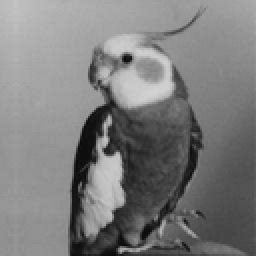
%> input picture ACM11/PS2/coco.tif, 128 x 128 px, shrunk from 636 x 636 before the run (shown 2 times larger)
$ octave spnoise.m   (GNU Octave 9; MATLAB toolbox functions it lacks are replaced by stand-ins)
%> lines starting %> are read from the running program, lines starting %| are printed output that depends on the picture
### ACM11/PS2/medianfilter.m
%2c
function iRes = medianfilter(iTil,wsize)
    %get M and N
    siz = size(iTil);
    dim1 = siz(1);
    dim2 = siz(2);

    %ensure wsize is odd
    if mod(wsize,2)==0
       wsize = wsize-1;
    end

    %iterate through iTil
    iRes = zeros(dim1,dim2);
    for i=1:dim1
       for j=1:dim2
           %fill window array
           medarray = [];
           for wi=(i-(wsize-1)./2):(i+(wsize-1)./2) %iterate through window indices
               for wj=(j-(wsize-1)./2):(j+(wsize-1)./2) %iterate through window indices
                   if wi>=1 && wi<=dim1 && wj>=1 && wj<=dim2 % verify that we're within domain indices
                       medarray = [medarray iTil(wi,wj)]; % add to window matrix
                   end
               end
           end
           iRes(i,j) = median(medarray); % set iRes value to median of window matrix
       end
    end
    iRes = uint8(iRes); % convert double to uint8
end

### ACM11/PS2/peak_psnr.m
%2b
function psnr = peak_psnr(iTil,iRes)
    iTil = double(iTil); %convert from uint8 to double so we can take log10
    iRes = double(iRes); %^
    sm = (iTil-iRes).^2; % compute denominator matrix; will sum below
    siz = size(iTil); %use size to get M and N
    psnr = 10.*log10(255.^2.*siz(1).*siz(2)./sum(sum(sm))); % compute psnr
end

### ACM11/PS2/spnoise.m
X = imread('coco.tif');
X = X(:,:,1);
%> X: size 128x128 uint8

%2a
Xp2 = imnoise(X,'salt & pepper',0.2);
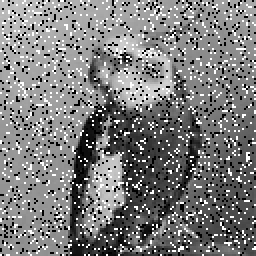
%> Xp2: size 128x128 uint8 (shown 2 times larger); min 0, max 255, mean 124.8
Xp4 = imnoise(X,'salt & pepper',0.4);
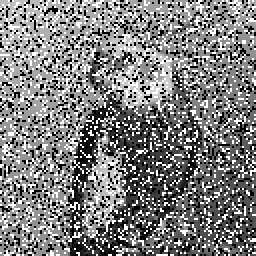
%> Xp4: size 128x128 uint8 (shown 2 times larger); min 0, max 255, mean 126.7
Xp6 = imnoise(X,'salt & pepper',0.6);
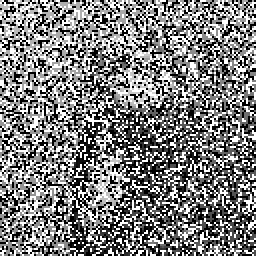
%> Xp6: size 128x128 uint8 (shown 2 times larger); min 0, max 255, mean 126.7; mean of the top-left, top-right, bottom-left and bottom-right quarters 139.4, 132.1, 125.7, 109.5
subplot(2,2,1);
imshow(X);
subplot(2,2,2);
imshow(Xp2);
subplot(2,2,3);
imshow(Xp4);
subplot(2,2,4);
imshow(Xp6);

%2c
figure;

Xr23 = medianfilter(Xp2,3); % get I_result
%> after the loop in medianfilter, `for i=1:dim1`:
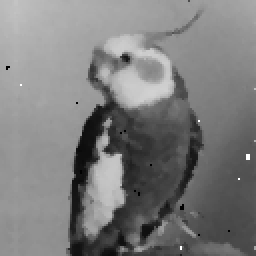
%> iRes: size 128x128 double (shown 2 times larger); min 0, max 255, mean 125
subplot(3,3,1);
imshow(Xr23);
peak23 = peak_psnr(Xr23,X); %compute psnr
%> in peak_psnr, `sm = (iTil-iRes).^2;`:
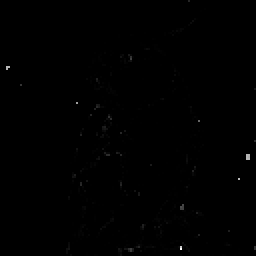
%> sm: size 128x128 double (shown 2 times larger); min 0, max 40401, mean 87.4; drawn with min black and max white
%> in peak_psnr, `psnr = 10.*log10(255.^2.*siz(1).*siz(2)./sum(sum(sm)));`: psnr = 28.72
%> peak23 = 28.72
title(strcat('w=3 p=2 psnr=',int2str(peak23)));

%repeat for different w,p

Xr25 = medianfilter(Xp2,5);
%> call 2 of medianfilter, with wsize = 5
%> after the loop in medianfilter (call 2), `for i=1:dim1`:
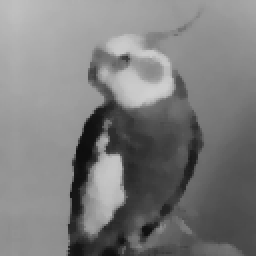
%> iRes: size 128x128 double (shown 2 times larger); min 13, max 208, mean 124.9
subplot(3,3,2);
imshow(Xr25);
peak25 = peak_psnr(Xr25,X);
%> peak25 = 28.12
title(strcat('w=5 p=2 psnr=',int2str(peak25)));

Xr27 = medianfilter(Xp2,7);
subplot(3,3,3);
imshow(Xr27);
peak27 = peak_psnr(Xr27,X);
%> in peak_psnr (call 3), `sm = (iTil-iRes).^2;`:
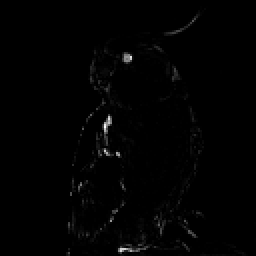
%> sm: size 128x128 double (shown 2 times larger); min 0, max 17424, mean 152.1; drawn with min black and max white
%> in peak_psnr (call 3), `psnr = 10.*log10(255.^2.*siz(1).*siz(2)./sum(sum(sm)));`: psnr = 26.31
%> peak27 = 26.31
title(strcat('w=7 p=2 psnr=',int2str(peak27)));

Xr43 = medianfilter(Xp4,3);
%> (the run ends here)
